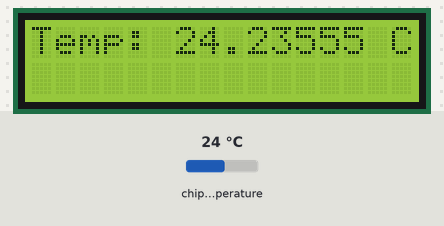
Recording of a program running on a simulated Raspberry Pi Pico running MicroPython. Parts: 16×2 character LCD. Inputs (shaded band) come from the test bench; at power-on: chip temperature 24 °C. Library files of the repository ran but are not shown: pico_i2c_lcd.py; what the program prints to the serial console is not drawn.

Above: at 1.2 s.
1.3 s: chip temperature set to 1 °C
At 2.6 s:
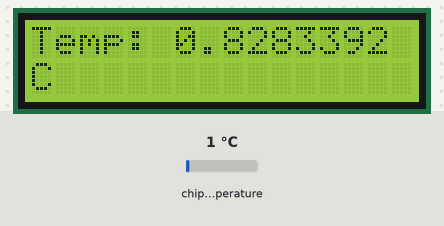
5.4 s: chip temperature set to 11 °C
At 7.1 s:
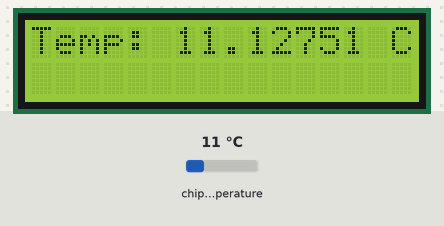
8.8 s: chip temperature set to 22 °C
At 9.9 s:
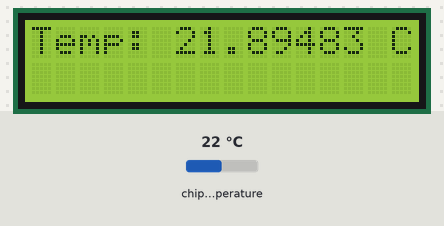
Timing chart, 0 to 11.8 s (numbered marks = the images above; inputs shaded):
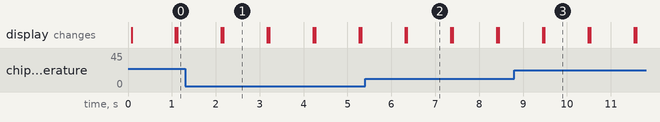

Measured:
- after the input at 1.3 s, the display: first differs from a run without the input after 0.87 s (image 1)
- after the input at 5.4 s, the display: first differs from a run without the input after 0.95 s (image 2)
- after the input at 8.8 s, the display: first differs from a run without the input after 0.69 s (image 3)
- what the display in image 1 shows lasts 1.0 s, from 2.2 s to 3.2 s

The program:

main.py
```python
from pico_i2c_lcd import I2cLcd
from machine import I2C,Pin
import time

sensor_temp = machine.ADC(4)
conversion_factor = 3.3 / (65535)

i2c = I2C(id=0,scl=Pin(1),sda=Pin(0),freq=100000)
lcd = I2cLcd(i2c, 0x27, 2, 16)

while True:
    reading = sensor_temp.read_u16() * conversion_factor
    temperature = 27 - (reading - 0.706)/0.001721
    print(temperature)
    lcd.move_to(0,0)
    lcd.putstr('Temp:')
    lcd.move_to(6,0)
    lcd.putstr(str(temperature)+" C")
    time.sleep(1)
    lcd.clear()
```
